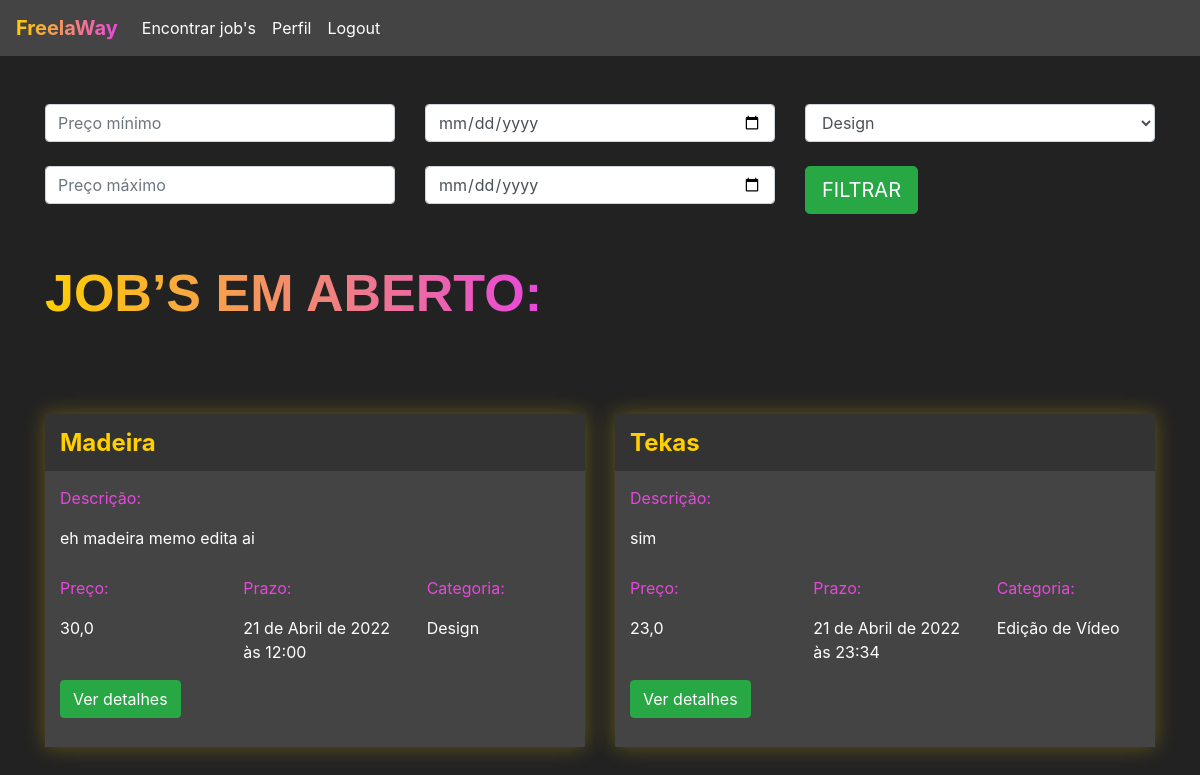
/jobs/encontrar_jobs/ (signed in), run on an earlier commit of the app's database.
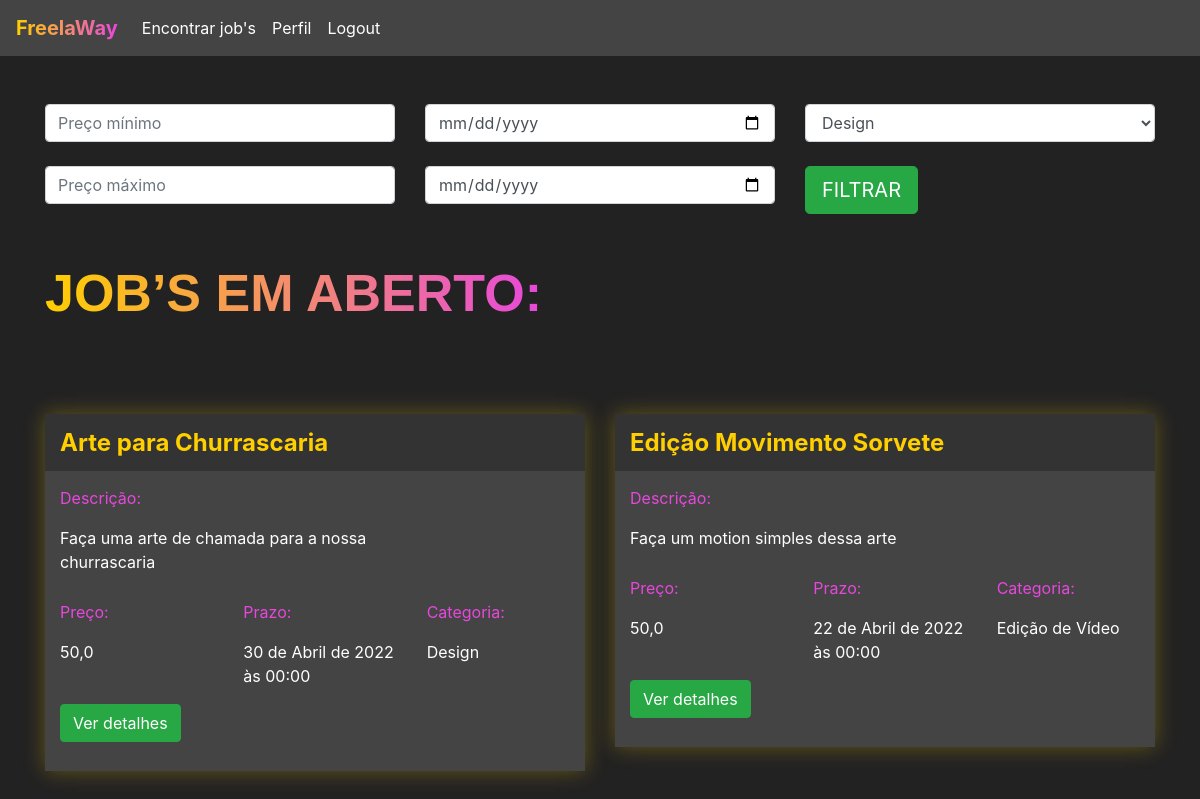
And on a later commit of the database.
### jobs/models.py (models this page shows, shortened)
class Jobs(models.Model):
    categoria_choices = (('D', 'Design'),
                         ('EV', 'Edição de Vídeo'))
    status_choices = (('C', 'Em criação'),
                      ('AA', 'Aguardando aprovação'),
                      ('F', 'Finalizado'))
    titulo = models.CharField(max_length=200)
    descricao = models.TextField()
    categoria = models.CharField(max_length=2, choices=categoria_choices, default="D")
    prazo_entrega = models.DateTimeField()
    preco = models.FloatField()
    referencias = models.ManyToManyField(Referencias)
    profissional = models.ForeignKey(User, on_delete=models.DO_NOTHING, null=True, blank=True)
    reservado = models.BooleanField(default=False)
    status = models.CharField(max_length=2, choices=status_choices, default='C')
    arquivo_final = models.FileField(null=True, blank=True)

### jobs/views.py (the view)
# urls.py: path('encontrar_jobs/', views.encontrar_jobs, name="encontrar_jobs"),
@login_required(login_url='/auth/logar')
def encontrar_jobs(request):
    if request.method == "GET":
        preco_minimo = request.GET.get('preco_minimo')
        preco_maximo = request.GET.get('preco_maximo')
        prazo_minimo = request.GET.get('prazo_minimo')
        prazo_maximo = request.GET.get('prazo_maximo')
        categoria = request.GET.get('categoria')
        if preco_minimo or preco_maximo or prazo_minimo or prazo_maximo or categoria:
            if not preco_minimo:
                preco_minimo = 0
            if not preco_maximo:
                preco_maximo = 999999
            if not prazo_minimo:
                prazo_minimo = datetime(year=1900, month=1, day=1)
            if not prazo_maximo:
                prazo_maximo = datetime(year=3000, month=1, day=1)
            if categoria == 'D':
                categoria = ['D', ]
            elif categoria == 'EV':
                categoria = ['EV', ]
            jobs = Jobs.objects.filter(preco__gte=preco_minimo)\
                .filter(preco__lte=preco_maximo)\
                .filter(prazo_entrega__gte=prazo_minimo)\
                .filter(prazo_entrega__lte=prazo_maximo)\
                .filter(categoria__in=categoria)\
                .filter(reservado=False)
        else:
            jobs = Jobs.objects.filter(reservado=False)
        return render(request, 'encontrar_jobs.html', {'jobs': jobs})

### jobs/models.py (called while the page is built)
    def __str__(self) -> str:
        return self.arquivo.url

### jobs/templates/encontrar_jobs.html (shortened to what this page needs)
{% extends 'base.html' %}
{% load static %}
{% block 'head' %}
<link rel="stylesheet" href="{% static 'jobs/css/encontrar_jobs.css' %}">
{% endblock %}
{% block 'body' %}
    <div class="container">
    <br>
    <br>
        <div class="row">
            <div class="col-sm">
            <form action="{% url 'encontrar_jobs' %}" method="GET">{% csrf_token %}
                <input type="text" class="form-control" placeholder="Preço mínimo" name="preco_minimo">
                <br>
                <input type="text" class="form-control" placeholder="Preço máximo" name="preco_maximo">
            </div>
            <div class="col-sm">
                <input type="date" class="form-control" name="prazo_minimo">
                <br>
                <input type="date" class="form-control" name="prazo_maximo">
            </div>
            <div class="col-sm">
                <select class="form-control" name="categoria">
                    <option value="D">Design</option>
                </select>
                <br>
                <input type="submit" class="btn btn-success btn-lg" value="FILTRAR">
            </div>
        </div>
        <br>
        <br>
        <h2 class="titulo">JOB’S EM ABERTO:</h2>
        <div class="row justify-content-around">
            {% for job in jobs %}
                <div class="col-6 row-card">
                    <div class="card-job">
                        <div class="header-job">
                        <h4 class="titulo-job">{{job.titulo}}</h4>
                        </div>
                        <div class="body-job">
                            <p class="titulo-body">Descrição:</p>
                            <div style="width: 70%">
                                <p>{{job.descricao}}</p>
                            </div>
                            <div class="row">
                                <div class="col-4">
                                    <p class="titulo-body">Preço:</p>
                                    <p>{{job.preco}}</p>
                                </div>
                                <div class="col-4">
                                    <p class="titulo-body">Prazo:</p>
                                    <p>{{job.prazo_entrega}}</p>
                                </div>
                                <div class="col-4">
                                    <p class="titulo-body">Categoria:</p>
                                    <p> {% if job.categoria == "D" %}
                                        Design
                                        {% else %}
                                        Edição de Vídeo
                                        {% endif %}
                                    </p>
                                </div>
                            </div>
                            <button class="btn btn-success" data-toggle="modal" data-target="#modal-{{job.id}}">Ver detalhes</button>
                            <br>
                            <br>
                        </div>
                    </div>
                </div>
            {% endfor %}
        </div>
    </div>
{% endblock %}

### templates/base.html (shortened to what this page needs)
<!doctype html>
<html lang="en">
  <head>
    {% block 'head' %}
    {% endblock %}
    <link rel="stylesheet" href="https://cdn.jsdelivr.net/npm/bootstrap@4.6.1/dist/css/bootstrap.min.css">
  </head>
  <body class="fundo">
    {% if user.is_authenticated %}
      <nav style="background-color: #444;" class="navbar navbar-expand-lg navbar-dark">
        <a class="navbar-brand" href="#"><span class="font-degrade-nav">FreelaWay</span></a>
        <div class="collapse navbar-collapse" id="navbarNav">
          <ul class="navbar-nav">
            <li class="nav-item active">
              <a class="nav-link" href="/jobs/encontrar_jobs/">Encontrar job's</a>
            </li>
            <li class="nav-item active">
              <a class="nav-link" href="/jobs/perfil/">Perfil</a>
            </li>
            <li class="nav-item active">
              <a class="nav-link" href="/auth/sair">Logout</a>
            </li>
          </ul>
        </div>
      </nav>
    {% endif %}
    {% block 'body' %}{% endblock %}
  </body>
</html>

### templates/static/jobs/css/encontrar_jobs.css (style rules this page uses)
.fundo { background-color: #222; color: white; }
.card-job { background-color: #444; box-shadow: 0 0px 20px 0 rgba( 255, 207, 0, 0.3 ); padding: 0; margin-top: 50px; }
.header-job { background-color: #333; width: 100% !important; padding: 5px; padding-left: 15px; }
.row-card { margin-top: 40px; }
.titulo-job { color: #FFCF00; font-weight: bold; margin-top: 10px; }
.body-job { padding: 5px; padding-left: 15px; }
.titulo-body { color: #E747DC; margin-top: 10px; }
.titulo { font-family: Arial, Helvetica, sans-serif; font-weight: bold; font-size: 52px; display: inline; background-image: linear-gradient(90deg, rgba(255,207,0,1) 0%, rgba(231,71,220,1) 100%); background-clip: text; -webkit-background-clip: text; color: transparent; padding-bottom: 10px; }

### templates/base.html (style rules this page uses)
.font-degrade-nav { background-image: linear-gradient(90deg, rgba(255,207,0,1) 0%, rgba(231,71,220,1) 100%); background-clip: text; -webkit-background-clip: text; color: transparent; padding-bottom: 10px; font-size: 20px; font-weight: bold; }

What changed in the data, as far as the page shows it:
removed Jobs: titulo "Madeira", descricao "eh madeira memo edita ai", preco "30,0", prazo_entrega "21 de Abril de 2022 às 12:00", categoria "Design"
removed Jobs: titulo "Tekas", descricao "sim", preco "23,0", prazo_entrega "21 de Abril de 2022 às 23:34", categoria "Edição de Vídeo"
added Jobs: titulo "Arte para Churrascaria", descricao "Faça uma arte de chamada para a nossa churrascaria", preco "50,0", prazo_entrega "30 de Abril de 2022 às 00:00", categoria "Design"
added Jobs: titulo "Edição Movimento Sorvete", descricao "Faça um motion simples dessa arte", preco "50,0", prazo_entrega "22 de Abril de 2022 às 00:00", categoria "Edição de Vídeo"
